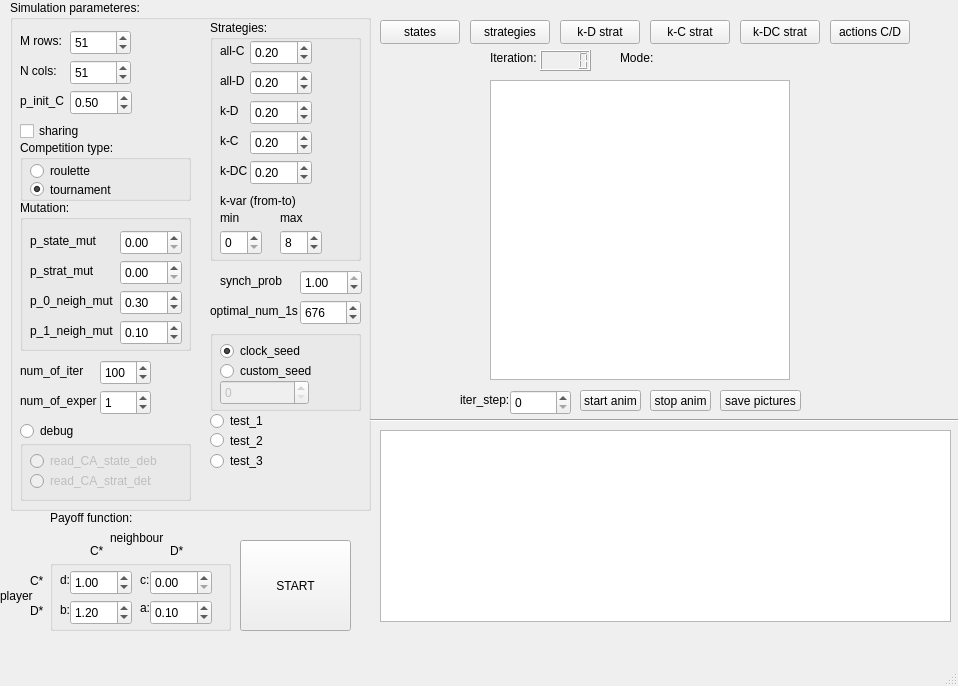
<?xml version="1.0" encoding="UTF-8"?>
<ui version="4.0">
 <class>MainWindow</class>
 <widget class="QMainWindow" name="MainWindow">
  <property name="geometry">
   <rect>
    <x>0</x>
    <y>0</y>
    <width>958</width>
    <height>686</height>
   </rect>
  </property>
  <property name="windowTitle">
   <string>MainWindow</string>
  </property>
  <widget class="QWidget" name="centralwidget">
   <widget class="QGraphicsView" name="graphicsView_CA">
    <property name="geometry">
     <rect>
      <x>490</x>
      <y>80</y>
      <width>300</width>
      <height>300</height>
     </rect>
    </property>
   </widget>
   <widget class="QPushButton" name="pushButton_states">
    <property name="geometry">
     <rect>
      <x>380</x>
      <y>20</y>
      <width>80</width>
      <height>24</height>
     </rect>
    </property>
    <property name="text">
     <string>states</string>
    </property>
   </widget>
   <widget class="QPushButton" name="pushButton_strategies">
    <property name="geometry">
     <rect>
      <x>470</x>
      <y>20</y>
      <width>80</width>
      <height>24</height>
     </rect>
    </property>
    <property name="text">
     <string>strategies</string>
    </property>
   </widget>
   <widget class="QPushButton" name="pushButton_kD">
    <property name="geometry">
     <rect>
      <x>560</x>
      <y>20</y>
      <width>80</width>
      <height>24</height>
     </rect>
    </property>
    <property name="text">
     <string>k-D strat</string>
    </property>
   </widget>
   <widget class="QPushButton" name="pushButton_kC">
    <property name="geometry">
     <rect>
      <x>650</x>
      <y>20</y>
      <width>80</width>
      <height>24</height>
     </rect>
    </property>
    <property name="text">
     <string>k-C strat</string>
    </property>
   </widget>
   <widget class="QPushButton" name="pushButton_kDC">
    <property name="geometry">
     <rect>
      <x>740</x>
      <y>20</y>
      <width>80</width>
      <height>24</height>
     </rect>
    </property>
    <property name="text">
     <string>k-DC strat</string>
    </property>
   </widget>
   <widget class="QPushButton" name="pushButton_actions">
    <property name="geometry">
     <rect>
      <x>830</x>
      <y>20</y>
      <width>80</width>
      <height>24</height>
     </rect>
    </property>
    <property name="text">
     <string>actions C/D</string>
    </property>
   </widget>
   <widget class="QGroupBox" name="groupBox_simul">
    <property name="geometry">
     <rect>
      <x>10</x>
      <y>0</y>
      <width>361</width>
      <height>511</height>
     </rect>
    </property>
    <property name="title">
     <string>Simulation parameteres:</string>
    </property>
    <widget class="QSpinBox" name="spinBox_Ncols">
     <property name="geometry">
      <rect>
       <x>60</x>
       <y>60</y>
       <width>61</width>
       <height>25</height>
      </rect>
     </property>
     <property name="value">
      <number>51</number>
     </property>
    </widget>
    <widget class="QDoubleSpinBox" name="doubleSpinBox_p_init_C">
     <property name="geometry">
      <rect>
       <x>60</x>
       <y>90</y>
       <width>62</width>
       <height>25</height>
      </rect>
     </property>
     <property name="maximum">
      <double>1.000000000000000</double>
     </property>
     <property name="singleStep">
      <double>0.100000000000000</double>
     </property>
     <property name="value">
      <double>0.500000000000000</double>
     </property>
    </widget>
    <widget class="QLabel" name="label_24">
     <property name="geometry">
      <rect>
       <x>10</x>
       <y>30</y>
       <width>51</width>
       <height>21</height>
      </rect>
     </property>
     <property name="text">
      <string>M rows:</string>
     </property>
     <property name="buddy">
      <cstring>spinBox_Mrows</cstring>
     </property>
    </widget>
    <widget class="QLabel" name="label_23">
     <property name="geometry">
      <rect>
       <x>10</x>
       <y>90</y>
       <width>49</width>
       <height>21</height>
      </rect>
     </property>
     <property name="text">
      <string>p_init_C</string>
     </property>
     <property name="buddy">
      <cstring>doubleSpinBox_p_init_C</cstring>
     </property>
    </widget>
    <widget class="QSpinBox" name="spinBox_Mrows">
     <property name="geometry">
      <rect>
       <x>60</x>
       <y>30</y>
       <width>61</width>
       <height>25</height>
      </rect>
     </property>
     <property name="value">
      <number>51</number>
     </property>
    </widget>
    <widget class="QLabel" name="label_22">
     <property name="geometry">
      <rect>
       <x>10</x>
       <y>60</y>
       <width>51</width>
       <height>21</height>
      </rect>
     </property>
     <property name="text">
      <string>N cols:</string>
     </property>
     <property name="buddy">
      <cstring>spinBox_Ncols</cstring>
     </property>
    </widget>
    <widget class="QCheckBox" name="checkBox_sharing">
     <property name="geometry">
      <rect>
       <x>10</x>
       <y>120</y>
       <width>78</width>
       <height>22</height>
      </rect>
     </property>
     <property name="text">
      <string>sharing</string>
     </property>
    </widget>
    <widget class="QGroupBox" name="groupBox_competition">
     <property name="geometry">
      <rect>
       <x>10</x>
       <y>140</y>
       <width>171</width>
       <height>61</height>
      </rect>
     </property>
     <property name="title">
      <string>Competition type:</string>
     </property>
     <widget class="QRadioButton" name="radioButton_roulette">
      <property name="geometry">
       <rect>
        <x>10</x>
        <y>20</y>
        <width>91</width>
        <height>22</height>
       </rect>
      </property>
      <property name="text">
       <string>roulette</string>
      </property>
      <property name="checked">
       <bool>false</bool>
      </property>
      <attribute name="buttonGroup">
       <string notr="true">competition_group</string>
      </attribute>
     </widget>
     <widget class="QRadioButton" name="radioButton_tournament">
      <property name="enabled">
       <bool>true</bool>
      </property>
      <property name="geometry">
       <rect>
        <x>10</x>
        <y>40</y>
        <width>91</width>
        <height>19</height>
       </rect>
      </property>
      <property name="text">
       <string>tournament</string>
      </property>
      <property name="checked">
       <bool>true</bool>
      </property>
      <attribute name="buttonGroup">
       <string notr="true">competition_group</string>
      </attribute>
     </widget>
    </widget>
    <widget class="QGroupBox" name="groupBox_mutation">
     <property name="geometry">
      <rect>
       <x>10</x>
       <y>200</y>
       <width>171</width>
       <height>151</height>
      </rect>
     </property>
     <property name="title">
      <string>Mutation:</string>
     </property>
     <widget class="QDoubleSpinBox" name="doubleSpinBox_p_state_mut">
      <property name="geometry">
       <rect>
        <x>100</x>
        <y>30</y>
        <width>62</width>
        <height>25</height>
       </rect>
      </property>
      <property name="maximum">
       <double>1.000000000000000</double>
      </property>
      <property name="singleStep">
       <double>0.100000000000000</double>
      </property>
     </widget>
     <widget class="QDoubleSpinBox" name="doubleSpinBox_p_0_neigh_mut">
      <property name="geometry">
       <rect>
        <x>100</x>
        <y>90</y>
        <width>62</width>
        <height>25</height>
       </rect>
      </property>
      <property name="maximum">
       <double>1.000000000000000</double>
      </property>
      <property name="singleStep">
       <double>0.100000000000000</double>
      </property>
      <property name="value">
       <double>0.300000000000000</double>
      </property>
     </widget>
     <widget class="QLabel" name="label_16">
      <property name="geometry">
       <rect>
        <x>10</x>
        <y>30</y>
        <width>71</width>
        <height>21</height>
       </rect>
      </property>
      <property name="text">
       <string>p_state_mut</string>
      </property>
      <property name="buddy">
       <cstring>doubleSpinBox_p_state_mut</cstring>
      </property>
     </widget>
     <widget class="QLabel" name="label_19">
      <property name="geometry">
       <rect>
        <x>10</x>
        <y>120</y>
        <width>101</width>
        <height>21</height>
       </rect>
      </property>
      <property name="text">
       <string>p_1_neigh_mut</string>
      </property>
      <property name="buddy">
       <cstring>doubleSpinBox_p_1_neigh_mut</cstring>
      </property>
     </widget>
     <widget class="QLabel" name="label_17">
      <property name="geometry">
       <rect>
        <x>10</x>
        <y>60</y>
        <width>71</width>
        <height>21</height>
       </rect>
      </property>
      <property name="text">
       <string>p_strat_mut</string>
      </property>
      <property name="buddy">
       <cstring>doubleSpinBox_p_strat_mut</cstring>
      </property>
     </widget>
     <widget class="QDoubleSpinBox" name="doubleSpinBox_p_1_neigh_mut">
      <property name="geometry">
       <rect>
        <x>100</x>
        <y>120</y>
        <width>62</width>
        <height>25</height>
       </rect>
      </property>
      <property name="maximum">
       <double>1.000000000000000</double>
      </property>
      <property name="singleStep">
       <double>0.100000000000000</double>
      </property>
      <property name="value">
       <double>0.100000000000000</double>
      </property>
     </widget>
     <widget class="QLabel" name="label_18">
      <property name="geometry">
       <rect>
        <x>10</x>
        <y>90</y>
        <width>91</width>
        <height>21</height>
       </rect>
      </property>
      <property name="text">
       <string>p_0_neigh_mut</string>
      </property>
      <property name="buddy">
       <cstring>doubleSpinBox_p_0_neigh_mut</cstring>
      </property>
     </widget>
     <widget class="QDoubleSpinBox" name="doubleSpinBox_p_strat_mut">
      <property name="geometry">
       <rect>
        <x>100</x>
        <y>60</y>
        <width>62</width>
        <height>25</height>
       </rect>
      </property>
      <property name="maximum">
       <double>1.000000000000000</double>
      </property>
      <property name="singleStep">
       <double>0.100000000000000</double>
      </property>
     </widget>
    </widget>
    <widget class="QGroupBox" name="groupBox_strategies">
     <property name="geometry">
      <rect>
       <x>200</x>
       <y>20</y>
       <width>151</width>
       <height>241</height>
      </rect>
     </property>
     <property name="title">
      <string>Strategies:</string>
     </property>
     <widget class="QSpinBox" name="spinBox_kMin">
      <property name="geometry">
       <rect>
        <x>10</x>
        <y>210</y>
        <width>42</width>
        <height>25</height>
       </rect>
      </property>
     </widget>
     <widget class="QLabel" name="label_14">
      <property name="geometry">
       <rect>
        <x>70</x>
        <y>190</y>
        <width>49</width>
        <height>16</height>
       </rect>
      </property>
      <property name="text">
       <string>max</string>
      </property>
      <property name="buddy">
       <cstring>spinBox_kMax</cstring>
      </property>
     </widget>
     <widget class="QLabel" name="label_11">
      <property name="geometry">
       <rect>
        <x>10</x>
        <y>140</y>
        <width>51</width>
        <height>21</height>
       </rect>
      </property>
      <property name="text">
       <string>k-DC</string>
      </property>
      <property name="buddy">
       <cstring>doubleSpinBox_kDC</cstring>
      </property>
     </widget>
     <widget class="QSpinBox" name="spinBox_kMax">
      <property name="geometry">
       <rect>
        <x>70</x>
        <y>210</y>
        <width>42</width>
        <height>25</height>
       </rect>
      </property>
      <property name="value">
       <number>8</number>
      </property>
     </widget>
     <widget class="QLabel" name="label_12">
      <property name="geometry">
       <rect>
        <x>10</x>
        <y>170</y>
        <width>91</width>
        <height>21</height>
       </rect>
      </property>
      <property name="text">
       <string>k-var (from-to) </string>
      </property>
     </widget>
     <widget class="QDoubleSpinBox" name="doubleSpinBox_kDC">
      <property name="geometry">
       <rect>
        <x>40</x>
        <y>140</y>
        <width>62</width>
        <height>25</height>
       </rect>
      </property>
      <property name="maximum">
       <double>1.000000000000000</double>
      </property>
      <property name="singleStep">
       <double>0.100000000000000</double>
      </property>
      <property name="value">
       <double>0.200000000000000</double>
      </property>
     </widget>
     <widget class="QDoubleSpinBox" name="doubleSpinBox_allC">
      <property name="geometry">
       <rect>
        <x>40</x>
        <y>20</y>
        <width>62</width>
        <height>25</height>
       </rect>
      </property>
      <property name="maximum">
       <double>1.000000000000000</double>
      </property>
      <property name="singleStep">
       <double>0.100000000000000</double>
      </property>
      <property name="value">
       <double>0.200000000000000</double>
      </property>
     </widget>
     <widget class="QLabel" name="label_10">
      <property name="geometry">
       <rect>
        <x>10</x>
        <y>110</y>
        <width>51</width>
        <height>21</height>
       </rect>
      </property>
      <property name="text">
       <string>k-C</string>
      </property>
      <property name="buddy">
       <cstring>doubleSpinBox_kC</cstring>
      </property>
     </widget>
     <widget class="QLabel" name="label_9">
      <property name="geometry">
       <rect>
        <x>10</x>
        <y>80</y>
        <width>51</width>
        <height>21</height>
       </rect>
      </property>
      <property name="text">
       <string>k-D</string>
      </property>
      <property name="buddy">
       <cstring>doubleSpinBox_kD</cstring>
      </property>
     </widget>
     <widget class="QLabel" name="label_7">
      <property name="geometry">
       <rect>
        <x>10</x>
        <y>20</y>
        <width>51</width>
        <height>21</height>
       </rect>
      </property>
      <property name="text">
       <string>all-C</string>
      </property>
      <property name="buddy">
       <cstring>doubleSpinBox_allC</cstring>
      </property>
     </widget>
     <widget class="QLabel" name="label_13">
      <property name="geometry">
       <rect>
        <x>10</x>
        <y>190</y>
        <width>49</width>
        <height>16</height>
       </rect>
      </property>
      <property name="text">
       <string>min</string>
      </property>
      <property name="buddy">
       <cstring>spinBox_kMin</cstring>
      </property>
     </widget>
     <widget class="QDoubleSpinBox" name="doubleSpinBox_kC">
      <property name="geometry">
       <rect>
        <x>40</x>
        <y>110</y>
        <width>62</width>
        <height>25</height>
       </rect>
      </property>
      <property name="maximum">
       <double>1.000000000000000</double>
      </property>
      <property name="singleStep">
       <double>0.100000000000000</double>
      </property>
      <property name="value">
       <double>0.200000000000000</double>
      </property>
     </widget>
     <widget class="QLabel" name="label_8">
      <property name="geometry">
       <rect>
        <x>10</x>
        <y>50</y>
        <width>51</width>
        <height>21</height>
       </rect>
      </property>
      <property name="text">
       <string>all-D</string>
      </property>
      <property name="buddy">
       <cstring>doubleSpinBox_allD</cstring>
      </property>
     </widget>
     <widget class="QDoubleSpinBox" name="doubleSpinBox_allD">
      <property name="geometry">
       <rect>
        <x>40</x>
        <y>50</y>
        <width>62</width>
        <height>25</height>
       </rect>
      </property>
      <property name="maximum">
       <double>1.000000000000000</double>
      </property>
      <property name="singleStep">
       <double>0.100000000000000</double>
      </property>
      <property name="value">
       <double>0.200000000000000</double>
      </property>
     </widget>
     <widget class="QDoubleSpinBox" name="doubleSpinBox_kD">
      <property name="geometry">
       <rect>
        <x>40</x>
        <y>80</y>
        <width>62</width>
        <height>25</height>
       </rect>
      </property>
      <property name="maximum">
       <double>1.000000000000000</double>
      </property>
      <property name="singleStep">
       <double>0.100000000000000</double>
      </property>
      <property name="value">
       <double>0.200000000000000</double>
      </property>
     </widget>
    </widget>
    <widget class="QLabel" name="label_20">
     <property name="geometry">
      <rect>
       <x>210</x>
       <y>270</y>
       <width>71</width>
       <height>21</height>
      </rect>
     </property>
     <property name="text">
      <string>synch_prob</string>
     </property>
     <property name="buddy">
      <cstring>doubleSpinBox_synch_prob</cstring>
     </property>
    </widget>
    <widget class="QDoubleSpinBox" name="doubleSpinBox_synch_prob">
     <property name="geometry">
      <rect>
       <x>290</x>
       <y>270</y>
       <width>62</width>
       <height>25</height>
      </rect>
     </property>
     <property name="maximum">
      <double>1.000000000000000</double>
     </property>
     <property name="singleStep">
      <double>0.100000000000000</double>
     </property>
     <property name="value">
      <double>1.000000000000000</double>
     </property>
    </widget>
    <widget class="QLabel" name="label_21">
     <property name="geometry">
      <rect>
       <x>200</x>
       <y>300</y>
       <width>101</width>
       <height>21</height>
      </rect>
     </property>
     <property name="text">
      <string>optimal_num_1s</string>
     </property>
    </widget>
    <widget class="QGroupBox" name="groupBox_seed">
     <property name="geometry">
      <rect>
       <x>200</x>
       <y>330</y>
       <width>151</width>
       <height>81</height>
      </rect>
     </property>
     <property name="title">
      <string/>
     </property>
     <widget class="QRadioButton" name="radioButton_clock">
      <property name="geometry">
       <rect>
        <x>10</x>
        <y>10</y>
        <width>82</width>
        <height>22</height>
       </rect>
      </property>
      <property name="text">
       <string>clock_seed</string>
      </property>
      <property name="checked">
       <bool>true</bool>
      </property>
     </widget>
     <widget class="QSpinBox" name="spinBox_custom_seed">
      <property name="enabled">
       <bool>false</bool>
      </property>
      <property name="geometry">
       <rect>
        <x>10</x>
        <y>50</y>
        <width>89</width>
        <height>25</height>
       </rect>
      </property>
     </widget>
     <widget class="QRadioButton" name="radioButton_custom">
      <property name="geometry">
       <rect>
        <x>10</x>
        <y>30</y>
        <width>94</width>
        <height>22</height>
       </rect>
      </property>
      <property name="text">
       <string>custom_seed</string>
      </property>
     </widget>
    </widget>
    <widget class="QLabel" name="label_25">
     <property name="geometry">
      <rect>
       <x>10</x>
       <y>360</y>
       <width>71</width>
       <height>21</height>
      </rect>
     </property>
     <property name="text">
      <string>num_of_iter</string>
     </property>
     <property name="buddy">
      <cstring>spinBox_num_of_iter</cstring>
     </property>
    </widget>
    <widget class="QLabel" name="label_26">
     <property name="geometry">
      <rect>
       <x>10</x>
       <y>390</y>
       <width>81</width>
       <height>21</height>
      </rect>
     </property>
     <property name="text">
      <string>num_of_exper</string>
     </property>
     <property name="buddy">
      <cstring>spinBox_num_of_exper</cstring>
     </property>
    </widget>
    <widget class="QSpinBox" name="spinBox_num_of_iter">
     <property name="geometry">
      <rect>
       <x>90</x>
       <y>360</y>
       <width>51</width>
       <height>25</height>
      </rect>
     </property>
     <property name="maximum">
      <number>500</number>
     </property>
     <property name="value">
      <number>100</number>
     </property>
    </widget>
    <widget class="QSpinBox" name="spinBox_num_of_exper">
     <property name="geometry">
      <rect>
       <x>90</x>
       <y>390</y>
       <width>51</width>
       <height>25</height>
      </rect>
     </property>
     <property name="value">
      <number>1</number>
     </property>
    </widget>
    <widget class="QGroupBox" name="groupBox_debug">
     <property name="enabled">
      <bool>false</bool>
     </property>
     <property name="geometry">
      <rect>
       <x>10</x>
       <y>440</y>
       <width>171</width>
       <height>61</height>
      </rect>
     </property>
     <property name="title">
      <string/>
     </property>
     <widget class="QRadioButton" name="radioButton_CA_state">
      <property name="geometry">
       <rect>
        <x>10</x>
        <y>10</y>
        <width>141</width>
        <height>22</height>
       </rect>
      </property>
      <property name="text">
       <string>read_CA_state_deb</string>
      </property>
     </widget>
     <widget class="QRadioButton" name="radioButton_CA_strat">
      <property name="geometry">
       <rect>
        <x>10</x>
        <y>30</y>
        <width>121</width>
        <height>22</height>
       </rect>
      </property>
      <property name="text">
       <string>read_CA_strat_deb</string>
      </property>
     </widget>
    </widget>
    <widget class="QRadioButton" name="radioButton_debug">
     <property name="geometry">
      <rect>
       <x>10</x>
       <y>420</y>
       <width>82</width>
       <height>22</height>
      </rect>
     </property>
     <property name="text">
      <string>debug</string>
     </property>
    </widget>
    <widget class="QRadioButton" name="radioButton_test1">
     <property name="geometry">
      <rect>
       <x>200</x>
       <y>410</y>
       <width>91</width>
       <height>22</height>
      </rect>
     </property>
     <property name="text">
      <string>test_1</string>
     </property>
     <attribute name="buttonGroup">
      <string notr="true">buttonGroup</string>
     </attribute>
    </widget>
    <widget class="QRadioButton" name="radioButton_test2">
     <property name="geometry">
      <rect>
       <x>200</x>
       <y>430</y>
       <width>91</width>
       <height>21</height>
      </rect>
     </property>
     <property name="text">
      <string>test_2</string>
     </property>
     <attribute name="buttonGroup">
      <string notr="true">buttonGroup</string>
     </attribute>
    </widget>
    <widget class="QRadioButton" name="radioButton_test3">
     <property name="geometry">
      <rect>
       <x>200</x>
       <y>450</y>
       <width>91</width>
       <height>22</height>
      </rect>
     </property>
     <property name="text">
      <string>test_3</string>
     </property>
     <attribute name="buttonGroup">
      <string notr="true">buttonGroup</string>
     </attribute>
    </widget>
    <widget class="QSpinBox" name="spinBox_optimal_num_1s">
     <property name="geometry">
      <rect>
       <x>290</x>
       <y>300</y>
       <width>61</width>
       <height>25</height>
      </rect>
     </property>
     <property name="maximum">
      <number>10000</number>
     </property>
     <property name="value">
      <number>676</number>
     </property>
    </widget>
   </widget>
   <widget class="QLabel" name="label">
    <property name="geometry">
     <rect>
      <x>50</x>
      <y>510</y>
      <width>91</width>
      <height>16</height>
     </rect>
    </property>
    <property name="text">
     <string>Payoff function:</string>
    </property>
   </widget>
   <widget class="QLabel" name="label_2">
    <property name="geometry">
     <rect>
      <x>110</x>
      <y>530</y>
      <width>81</width>
      <height>16</height>
     </rect>
    </property>
    <property name="text">
     <string>neighbour</string>
    </property>
   </widget>
   <widget class="QGroupBox" name="groupBox_payoff">
    <property name="geometry">
     <rect>
      <x>50</x>
      <y>560</y>
      <width>181</width>
      <height>71</height>
     </rect>
    </property>
    <property name="title">
     <string/>
    </property>
    <widget class="QLabel" name="label_3">
     <property name="geometry">
      <rect>
       <x>10</x>
       <y>10</y>
       <width>49</width>
       <height>20</height>
      </rect>
     </property>
     <property name="text">
      <string>d:</string>
     </property>
     <property name="buddy">
      <cstring>doubleSpinBox_d</cstring>
     </property>
    </widget>
    <widget class="QDoubleSpinBox" name="doubleSpinBox_d">
     <property name="geometry">
      <rect>
       <x>20</x>
       <y>10</y>
       <width>62</width>
       <height>25</height>
      </rect>
     </property>
     <property name="maximum">
      <double>99.989999999999995</double>
     </property>
     <property name="singleStep">
      <double>0.100000000000000</double>
     </property>
     <property name="value">
      <double>1.000000000000000</double>
     </property>
    </widget>
    <widget class="QLabel" name="label_4">
     <property name="geometry">
      <rect>
       <x>10</x>
       <y>40</y>
       <width>49</width>
       <height>20</height>
      </rect>
     </property>
     <property name="text">
      <string>b:</string>
     </property>
     <property name="buddy">
      <cstring>doubleSpinBox_b</cstring>
     </property>
    </widget>
    <widget class="QDoubleSpinBox" name="doubleSpinBox_b">
     <property name="geometry">
      <rect>
       <x>20</x>
       <y>40</y>
       <width>62</width>
       <height>25</height>
      </rect>
     </property>
     <property name="singleStep">
      <double>0.100000000000000</double>
     </property>
     <property name="value">
      <double>1.200000000000000</double>
     </property>
    </widget>
    <widget class="QLabel" name="label_5">
     <property name="geometry">
      <rect>
       <x>90</x>
       <y>10</y>
       <width>49</width>
       <height>20</height>
      </rect>
     </property>
     <property name="text">
      <string>c:</string>
     </property>
     <property name="buddy">
      <cstring>doubleSpinBox_c</cstring>
     </property>
    </widget>
    <widget class="QLabel" name="label_6">
     <property name="geometry">
      <rect>
       <x>90</x>
       <y>40</y>
       <width>49</width>
       <height>16</height>
      </rect>
     </property>
     <property name="text">
      <string>a:</string>
     </property>
     <property name="buddy">
      <cstring>doubleSpinBox_a</cstring>
     </property>
    </widget>
    <widget class="QDoubleSpinBox" name="doubleSpinBox_c">
     <property name="geometry">
      <rect>
       <x>100</x>
       <y>10</y>
       <width>62</width>
       <height>25</height>
      </rect>
     </property>
     <property name="singleStep">
      <double>0.100000000000000</double>
     </property>
    </widget>
    <widget class="QDoubleSpinBox" name="doubleSpinBox_a">
     <property name="geometry">
      <rect>
       <x>100</x>
       <y>40</y>
       <width>62</width>
       <height>25</height>
      </rect>
     </property>
     <property name="singleStep">
      <double>0.100000000000000</double>
     </property>
     <property name="value">
      <double>0.100000000000000</double>
     </property>
    </widget>
   </widget>
   <widget class="QLabel" name="label_15">
    <property name="geometry">
     <rect>
      <x>490</x>
      <y>50</y>
      <width>49</width>
      <height>16</height>
     </rect>
    </property>
    <property name="text">
     <string>Iteration: </string>
    </property>
   </widget>
   <widget class="QLCDNumber" name="lcdNumber_iters">
    <property name="geometry">
     <rect>
      <x>540</x>
      <y>50</y>
      <width>51</width>
      <height>21</height>
     </rect>
    </property>
   </widget>
   <widget class="QLabel" name="label_27">
    <property name="geometry">
     <rect>
      <x>90</x>
      <y>540</y>
      <width>49</width>
      <height>21</height>
     </rect>
    </property>
    <property name="text">
     <string>C*</string>
    </property>
   </widget>
   <widget class="QLabel" name="label_28">
    <property name="geometry">
     <rect>
      <x>30</x>
      <y>570</y>
      <width>21</width>
      <height>21</height>
     </rect>
    </property>
    <property name="text">
     <string>C*</string>
    </property>
   </widget>
   <widget class="QLabel" name="label_29">
    <property name="geometry">
     <rect>
      <x>170</x>
      <y>540</y>
      <width>49</width>
      <height>21</height>
     </rect>
    </property>
    <property name="text">
     <string>D*</string>
    </property>
   </widget>
   <widget class="QLabel" name="label_30">
    <property name="geometry">
     <rect>
      <x>30</x>
      <y>600</y>
      <width>49</width>
      <height>21</height>
     </rect>
    </property>
    <property name="text">
     <string>D*</string>
    </property>
   </widget>
   <widget class="QLabel" name="label_31">
    <property name="geometry">
     <rect>
      <x>0</x>
      <y>580</y>
      <width>49</width>
      <height>31</height>
     </rect>
    </property>
    <property name="text">
     <string>player</string>
    </property>
   </widget>
   <widget class="QLabel" name="label_32">
    <property name="geometry">
     <rect>
      <x>620</x>
      <y>50</y>
      <width>49</width>
      <height>16</height>
     </rect>
    </property>
    <property name="text">
     <string>Mode:</string>
    </property>
   </widget>
   <widget class="QPushButton" name="pushButton_start_anim">
    <property name="geometry">
     <rect>
      <x>580</x>
      <y>390</y>
      <width>61</width>
      <height>21</height>
     </rect>
    </property>
    <property name="text">
     <string>start anim</string>
    </property>
   </widget>
   <widget class="QSpinBox" name="spinBox_iters">
    <property name="geometry">
     <rect>
      <x>510</x>
      <y>390</y>
      <width>61</width>
      <height>25</height>
     </rect>
    </property>
    <property name="maximum">
     <number>1000</number>
    </property>
    <property name="value">
     <number>0</number>
    </property>
   </widget>
   <widget class="QLabel" name="label_33">
    <property name="geometry">
     <rect>
      <x>460</x>
      <y>390</y>
      <width>51</width>
      <height>20</height>
     </rect>
    </property>
    <property name="text">
     <string>iter_step:</string>
    </property>
   </widget>
   <widget class="QPushButton" name="pushButton_stop">
    <property name="geometry">
     <rect>
      <x>650</x>
      <y>390</y>
      <width>61</width>
      <height>21</height>
     </rect>
    </property>
    <property name="text">
     <string>stop anim</string>
    </property>
   </widget>
   <widget class="QPushButton" name="pushButton_save">
    <property name="geometry">
     <rect>
      <x>720</x>
      <y>390</y>
      <width>81</width>
      <height>21</height>
     </rect>
    </property>
    <property name="text">
     <string>save pictures</string>
    </property>
   </widget>
   <widget class="QGraphicsView" name="graphicsView_gnuplot">
    <property name="geometry">
     <rect>
      <x>380</x>
      <y>430</y>
      <width>571</width>
      <height>192</height>
     </rect>
    </property>
   </widget>
   <widget class="Line" name="line_2">
    <property name="geometry">
     <rect>
      <x>370</x>
      <y>410</y>
      <width>651</width>
      <height>20</height>
     </rect>
    </property>
    <property name="orientation">
     <enum>Qt::Horizontal</enum>
    </property>
   </widget>
   <widget class="QPushButton" name="pushButton_start">
    <property name="geometry">
     <rect>
      <x>240</x>
      <y>540</y>
      <width>111</width>
      <height>91</height>
     </rect>
    </property>
    <property name="text">
     <string>START</string>
    </property>
   </widget>
  </widget>
  <widget class="QMenuBar" name="menubar">
   <property name="geometry">
    <rect>
     <x>0</x>
     <y>0</y>
     <width>958</width>
     <height>21</height>
    </rect>
   </property>
  </widget>
  <widget class="QStatusBar" name="statusbar"/>
 </widget>
 <resources/>
 <connections>
  <connection>
   <sender>radioButton_custom</sender>
   <signal>toggled(bool)</signal>
   <receiver>spinBox_custom_seed</receiver>
   <slot>setEnabled(bool)</slot>
   <hints>
    <hint type="sourcelabel">
     <x>272</x>
     <y>392</y>
    </hint>
    <hint type="destinationlabel">
     <x>263</x>
     <y>415</y>
    </hint>
   </hints>
  </connection>
  <connection>
   <sender>radioButton_debug</sender>
   <signal>toggled(bool)</signal>
   <receiver>groupBox_debug</receiver>
   <slot>setEnabled(bool)</slot>
   <hints>
    <hint type="sourcelabel">
     <x>64</x>
     <y>462</y>
    </hint>
    <hint type="destinationlabel">
     <x>92</x>
     <y>511</y>
    </hint>
   </hints>
  </connection>
  <connection>
   <sender>spinBox_iters</sender>
   <signal>valueChanged(int)</signal>
   <receiver>lcdNumber_iters</receiver>
   <slot>display(int)</slot>
   <hints>
    <hint type="sourcelabel">
     <x>551</x>
     <y>434</y>
    </hint>
    <hint type="destinationlabel">
     <x>559</x>
     <y>81</y>
    </hint>
   </hints>
  </connection>
 </connections>
 <buttongroups>
  <buttongroup name="buttonGroup"/>
  <buttongroup name="competition_group"/>
 </buttongroups>
</ui>
